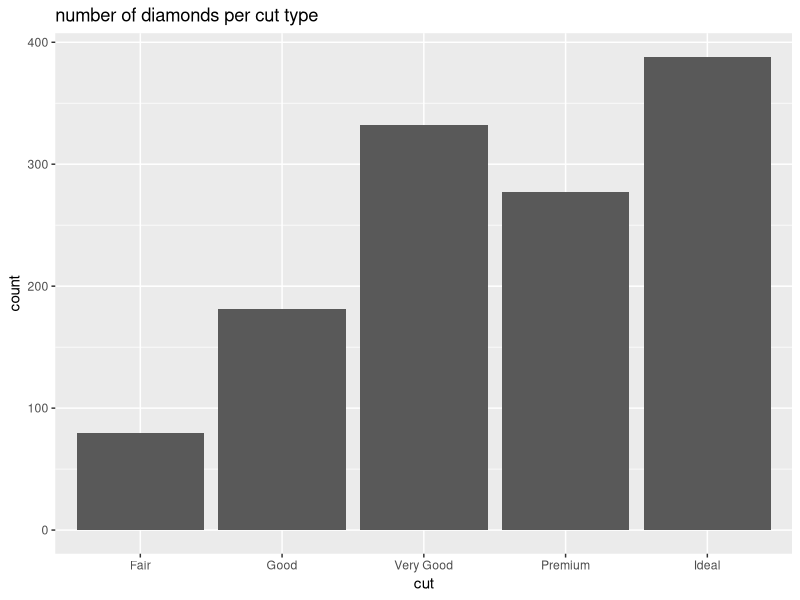

Write R code to recreate this figure.
## ---- chunk 1
knitr::opts_chunk$set(echo = TRUE)
## ---- chunk 2
library(tidyverse)
library(knitr)
library(broom)
## ---- chunk 3
data <- diamonds
glimpse(diamonds)
## ---- chunk 4
d_sub <- subset(data,  carat == .5)
## ---- chunk 5
ggplot(data = d_sub, aes(x=cut)) +
         geom_bar() + labs(title = "number of diamonds per cut type")

